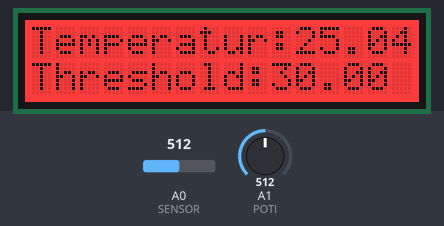
This sketch was run on a simulated Arduino Uno, built with avr-gcc and run on an emulated ATmega328P. Shown: 16×2 character LCD. Inputs (shaded band) come from the test bench; at power-on: A0 (SENSOR) = 512, A1 (POTI) = 512. What the sketch prints to the serial monitor is not drawn.

Above: at 1.2 s.
1.3 s: A0 (SENSOR) set to 561
At 2.9 s:
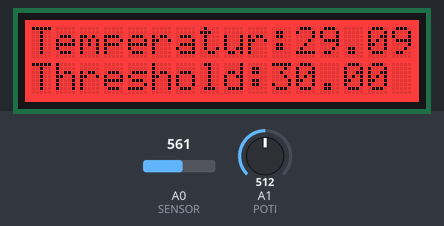
5.4 s: A0 (SENSOR) set to 580
At 7.0 s:
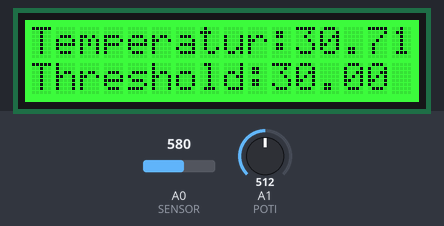
9.5 s: A1 (POTI) set to 545
11.8 s: A1 (POTI) set to 578
At 13.2 s:
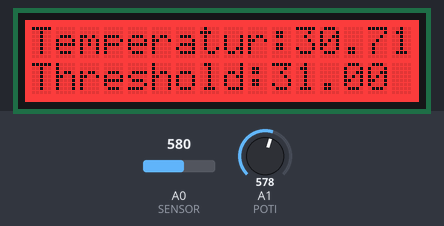
14.9 s: A1 (POTI) set to 511
At 16.0 s:
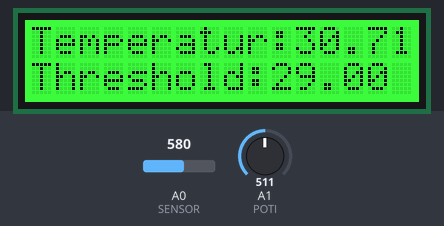
18.0 s: A0 (SENSOR) set to 511
At 19.4 s:
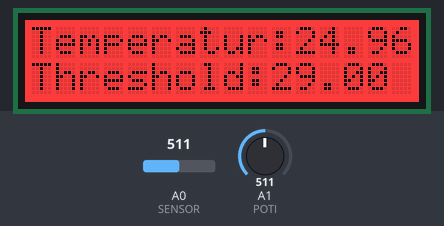
Timing chart, 0 to 21.0 s (numbered marks = the images above; inputs shaded):
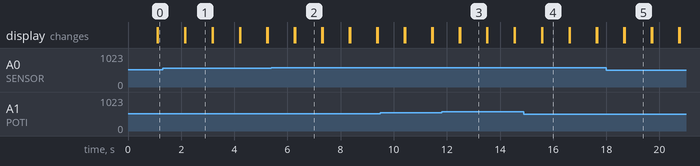

Measured:
- the behaviour switches between 571 and 572 on A0 (SENSOR) (found by bisection; images 1 and 2)
- the behaviour switches between 562 and 563 on A1 (POTI) (found by bisection; images 2 and 3)
- after the input at 1.3 s, the display: first differs from a run without the input after 0.86 s (image 1)
- after the input at 5.4 s, the display: first differs from a run without the input after 0.89 s (image 2)
- after the input at 11.8 s, the display: first differs from a run without the input after 0.70 s (image 3)
- after the input at 14.9 s, the display: first differs from a run without the input after 0.70 s (image 4)
- after the input at 18.0 s, the display: first differs from a run without the input after 0.70 s (image 5)

The sketch:

GroveTemp.ino
```cpp
/*
  sketch to measure the temperature with a Grove - Temperature sensor
*/
#include <math.h>
#include <Wire.h>
#include "rgb_lcd.h"
rgb_lcd lcd;

short int vol; // measured voltage
float r; // Resistance r0 * exp(-b(1/t0-1/t)
float temp; // temperature 1/t = ln(r/r0)/B + 1/t0
short int degree; // measured rotation
float threshold; // threshold of the ok temperature

#define r0 100000 // cold resistance
#define t0 25  // room temperature
#define b 4275 // constant of the temperature sensor

#define POTI A1  // pin of the potentiometer
#define FULL_ANGLE 300  // full angle of the potentiometer

#define SENSOR A0 // pin of the grove temperature sensor

// hot temp rgb color
#define COLOR1 255, 0, 0

// ok temp rgb color
#define COLOR2 0, 255, 0

#define TEMP_A 20   // lowest threshold temperature
#define TEMP_B 40   // highest threshold temperature
#define KELVIN 273.15  // from clecius to kelvin

void setup() {
  pinMode(POTI,INPUT);
  pinMode(SENSOR,INPUT);
  Serial.begin(9600);
  Serial.println("1234");
  lcd.begin(16, 2);
}

void loop() {
  // calculate the temperature from the sensor
  vol = analogRead(SENSOR);
  r = (1023.0 / vol - 1.0) * r0;
  temp = log(r / r0) / b + 1.0 / (t0 + KELVIN);
  temp = 1.0/temp - KELVIN;
  // read in the value of the potentiometer and convert to temperauter
  degree = analogRead(POTI);
  threshold = map(degree, 0, 1023, TEMP_A, TEMP_B);

  // print on the lcd and color it accordingly
  lcd.print("Temperatur:");
  lcd.print(temp);
  if (threshold > temp) lcd.setRGB(COLOR1);
  else lcd.setRGB(COLOR2);

  lcd.setCursor(0,1);
  lcd.print("Threshold:");
  lcd.print(threshold);

  // keep for a second and then clear and redo the measurement
  delay(1000);
  lcd.clear();
}
```
